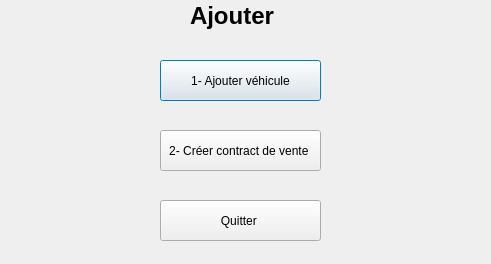
<?xml version="1.0" encoding="UTF-8"?>
<ui version="4.0">
 <class>Dialog</class>
 <widget class="QDialog" name="Dialog">
  <property name="geometry">
   <rect>
    <x>0</x>
    <y>0</y>
    <width>491</width>
    <height>264</height>
   </rect>
  </property>
  <property name="windowTitle">
   <string>Dialog</string>
  </property>
  <widget class="QLabel" name="label">
   <property name="geometry">
    <rect>
     <x>190</x>
     <y>0</y>
     <width>101</width>
     <height>31</height>
    </rect>
   </property>
   <property name="font">
    <font>
     <pointsize>18</pointsize>
     <weight>75</weight>
     <bold>true</bold>
    </font>
   </property>
   <property name="text">
    <string>Ajouter</string>
   </property>
  </widget>
  <widget class="QPushButton" name="pushButton_vehicule">
   <property name="geometry">
    <rect>
     <x>160</x>
     <y>60</y>
     <width>161</width>
     <height>41</height>
    </rect>
   </property>
   <property name="text">
    <string>1- Ajouter véhicule</string>
   </property>
  </widget>
  <widget class="QPushButton" name="pushButton_contract_vente">
   <property name="geometry">
    <rect>
     <x>160</x>
     <y>130</y>
     <width>161</width>
     <height>41</height>
    </rect>
   </property>
   <property name="text">
    <string>2- Créer contract de vente </string>
   </property>
  </widget>
  <widget class="QPushButton" name="pushButton_quitter">
   <property name="geometry">
    <rect>
     <x>160</x>
     <y>200</y>
     <width>161</width>
     <height>41</height>
    </rect>
   </property>
   <property name="text">
    <string>Quitter </string>
   </property>
  </widget>
 </widget>
 <resources/>
 <connections/>
</ui>
